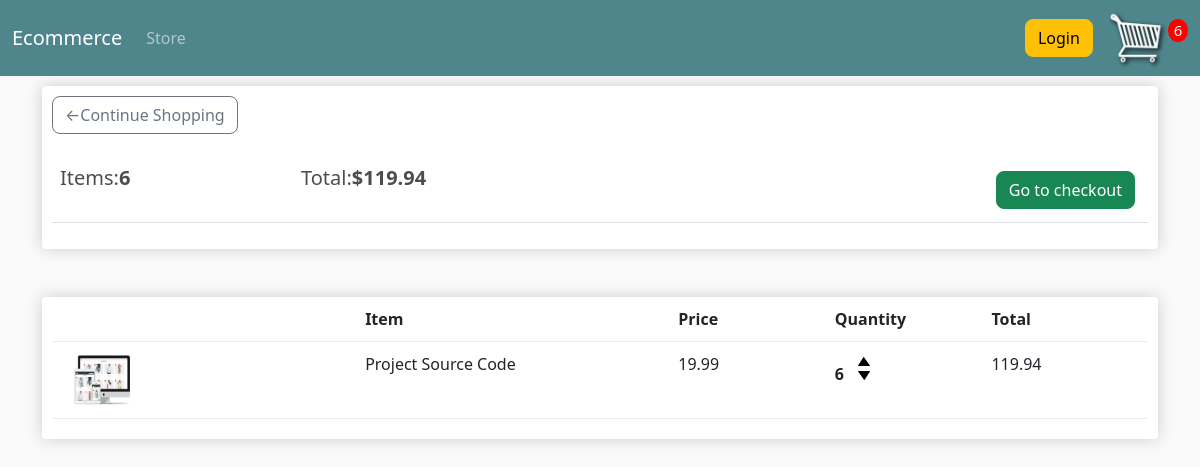
The app's page /cart/ (signed in) with its own data.
### store/models.py (models this page shows, shortened)
class Order(models.Model):
    customer = models.ForeignKey(
        Customer, on_delete=models.SET_NULL, null=True, blank=True)
    data_ordered = models.DateTimeField(auto_now_add=True)
    complete = models.BooleanField(default=True)
    transaction_id = models.CharField(max_length=100, null=True)
    @property
    def get_cart_total(self):
        orderitems = self.orderitem_set.all()
        total = sum([item.get_total for item in orderitems])
        return total
    @property
    def get_cart_items(self):
        orderitems = self.orderitem_set.all()
        total = sum([item.quantity for item in orderitems])
        return total

class OrderItem(models.Model):
    product = models.ForeignKey(
        Product, on_delete=models.SET_NULL, null=True, blank=True)
    order = models.ForeignKey(
        Order, on_delete=models.SET_NULL, blank=True, null=True)
    quantity = models.IntegerField(default=0, null=True, blank=True, )
    date_added = models.DateTimeField(auto_now_add=True)
    @property
    def get_total(self):
        total = self.product.price * self.quantity
        return total

class Product(models.Model):
    name = models.CharField(max_length=200)
    price = models.FloatField()
    digital = models.BooleanField(default=False, null=True, blank=True)
    image = models.ImageField(null=True, blank=True)
    @property
    def imageURL(self):
        try:
            url = self.image.url
        except:
            url = ''
        return url

### store/views.py (the view)
# urls.py: path('cart/', views.cart, name="cart"),
def cart(request):
    if request.user.is_authenticated:
        customer = request.user.customer
        order, created = Order.objects.get_or_create(
            customer=customer, complete=False)
        items = order.orderitem_set.all()
        cartItems = order.get_cart_items
    else:
        items = []
        order = {'get_cart_total': 0, 'get_cart_items': 0, 'shipping': False}
        cartItems = order['get_cart_items']
    context = {'items': items, 'order': order, 'cartItems': cartItems}
    return render(request, 'store/cart.html', context)

### store/templates/store/cart.html (shortened to what this page needs)
<!DOCTYPE html>
{% extends 'store/main.html' %} {% load static %} {% block content %}
<div class="row">
  <div class="col-lg-12">
    <div class="box-element">
      <a class="btn btn-outline-secondary" href="{% url 'store' %}"
        >&#x2190;Continue Shopping</a
      >
      <br /><br />
      <table class="table">
        <tr>
          <th>
            <h5>Items:<strong>{{ order.get_cart_items }}</strong></h5>
          </th>
          <th>
            <h5>
              Total:<strong>${{ order.get_cart_total | floatformat:2}}</strong>
            </h5>
          </th>
          <th>
            <a
              style="float: right; margin: 5px"
              class="btn btn-success"
              href="{% url 'checkout' %}"
              >Go to checkout</a
            >
          </th>
        </tr>
      </table>
    </div>
    <br /><br />
    <div class="box-element">
      <div class="cart-row">
        <div style="flex: 2"></div>
        <div style="flex: 2"><strong>Item</strong></div>
        <div style="flex: 1"><strong>Price</strong></div>
        <div style="flex: 1"><strong>Quantity</strong></div>
        <div style="flex: 1"><strong>Total</strong></div>
      </div>
      {% for item in items %}
      <div class="cart-row">
        <div style="flex: 2">
          <img class="row-image" src="{{ item.product.imageURL}}" />
        </div>
        <div style="flex: 2">{{ item.product.name }}</div>
        <div style="flex: 1">{{ item.product.price | floatformat:2 }}</div>
        <div style="flex: 1">
          <p class="quantity">{{ item.quantity }}</p>
          <div class="quantity">
            <img
              data-product="{{item.product.id}}"
              data-action="add"
              class="chg-quantity update-cart"
              src="{% static 'images/arrow-up.png' %}"
            />
            <img
              data-product="{{item.product.id}}"
              data-action="remove"
              class="chg-quantity update-cart"
              src="{% static 'images/arrow-down.png' %}"
            />
          </div>
        </div>
        <div style="flex: 1">{{ item.get_total | floatformat:2}}</div>
      </div>
      {% endfor %}
    </div>
  </div>
  {% endblock content %}

### static/css/main.css (style rules this page uses)
body { background-color: hsl(0, 0%, 98%); }
h1, h2, h3, h4, h5, h6 { color: hsl(0, 0%, 30%); }
.box-element { box-shadow: hsl(0, 0%, 80%) 0 0 16px; background-color: #fff; border-radius: 4px; padding: 10px; }
.col-lg-4, .col-lg-6, .col-lg-8, .col-lg-12 { margin-top: 10px; }
.btn { border-radius: 8px; }
.row-image { width: 100px; }
.cart-row { display: flex; align-items: flex-stretch; padding-bottom: 10px; margin-bottom: 10px; border-bottom: 1px solid #ececec; }
.quantity { display: inline-block; font-weight: 700; padding-right: 10px; }
.chg-quantity { width: 12px; cursor: pointer; display: block; margin-top: 5px; transition: 0.1s; }

### records on screen
Order: get_cart_items "6", get_cart_total "119.94"
OrderItem: product.imageURL (picture), product.name "Project Source Code", product.price "19.99", quantity "6", get_total "119.94"

### other values on screen
{{ cartItems }} "6"
